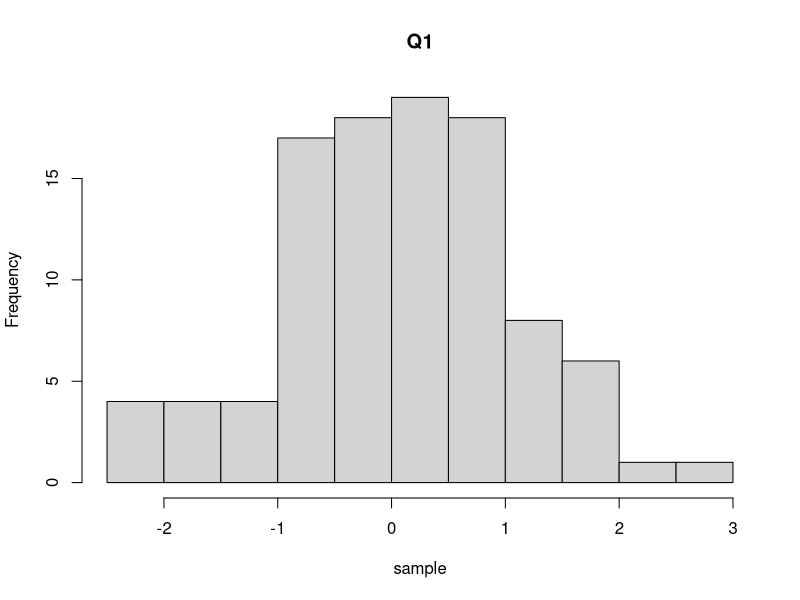
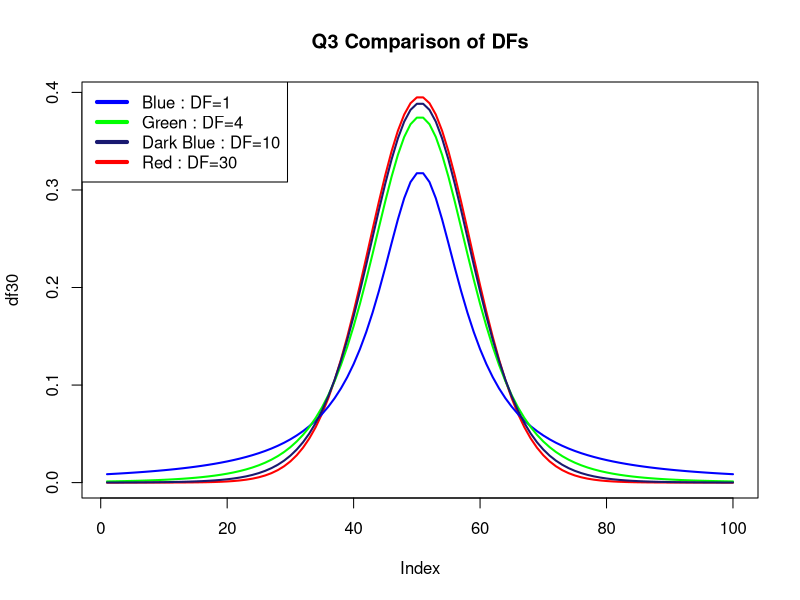
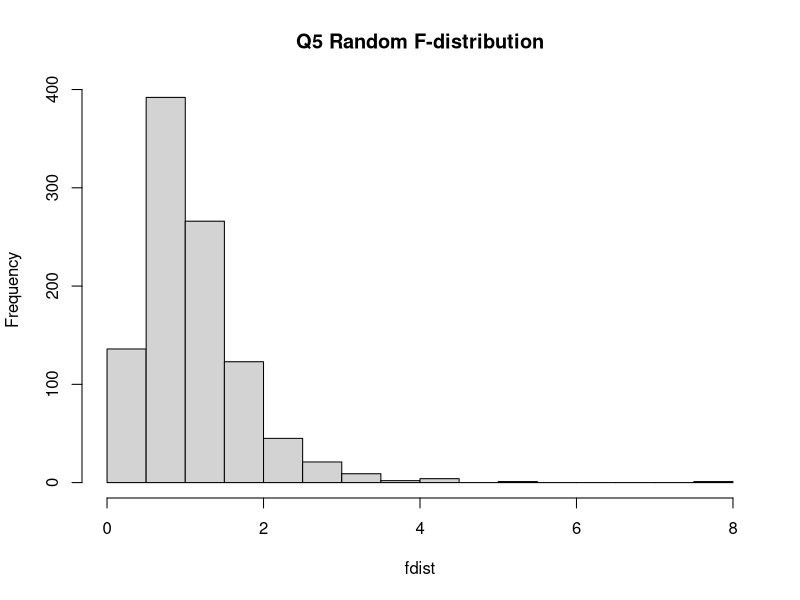

Reproduce these figures in R, in order.
#q1

n=100
f=n-1
sample=rt(n,f)
hist(sample,main="Q1")

#q2

rchisq(n,2)
rchisq(n,10)
rchisq(n,25)

#q3
vec=seq(-6,6,length=100)

df1=dt(vec,1)
df4=dt(vec,4)
df10=dt(vec,10)
df30=dt(vec,30)

plot(df30,type="l",col="red",lwd=2,main="Q3 Comparison of DFs")

lines(df1,col="blue",lwd=2)

lines(df4,col="green",lwd=2)

lines(df10,col="midnightblue",lwd=2)

legend("topleft",legend=c("Blue : DF=1","Green : DF=4","Dark Blue : DF=10","Red : DF=30"),col=c("blue","green","midnightblue","red"),lty=1,lwd=4)
#q4

#i)
qf(0.95,10,20)

#ii)
cat("Area under the curve: ",pf(1.5,10,20)," sq units\n")

#iii)
quants=c(0.25,0.5,0.75,0.999)
val=qf(quants,10,20)
cat("Result wrt quantiles 0.25,0.5,0.75,0.999 respectively: ",val,"\n")

#iv)
fdist=rf(1000,10,20)
hist(fdist,main="Q5 Random F-distribution")


